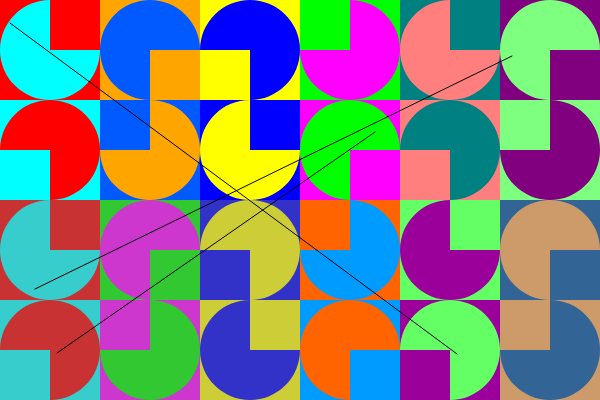
Frame 1 (no input)
Frame 60 (no input): identical to frame 1, image omitted
Frame 120 (the mouse pressed at the canvas centre since frame 60): identical to frame 1, image omitted

The p5.js sketch that drew this single still picture (run headless with seeded random() and noise() and a simulated clock; from frame 60 on, the mouse is pressed at the canvas centre):

// p5.js sketch
// ── sketch.js
function setup() {

  createCanvas(600, 400);

}



function draw() {

  background(220);

  noStroke();

  fill(255, 0, 0); square(0, 0, 100);

  fill(0, 255, 255); arc(50, 50, 100, 100, 0, PI + HALF_PI, PIE);

  fill(255, 165, 0); square(100, 0, 100);

  fill(0, 90, 255); arc(150, 50, 100, 100, HALF_PI, TWO_PI, PIE);

  fill(255, 255, 0); square(200, 0, 100);

  fill(0, 0, 255); arc(250, 50, 100, 100, PI, HALF_PI, PIE);

  fill(0, 255, 0); square(300, 0, 100);

  fill(255, 0, 255); arc(350, 50, 100, 100, PI + HALF_PI, PI, PIE);

  fill(0, 128, 128); square(400, 0, 100);

  fill(255, 127, 127); arc(450, 50, 100, 100, 0, PI + HALF_PI, PIE);

  fill(128, 0, 128); square(500, 0, 100);

  fill(127, 255, 127); arc(550, 50, 100, 100, HALF_PI, TWO_PI, PIE);

  fill(0, 255, 255); square(0, 100, 100);

  fill(255, 0, 0); arc(50, 150, 100, 100, PI, HALF_PI, PIE);

  fill(0, 90, 255); square(100, 100, 100);

  fill(255, 165, 0); arc(150, 150, 100, 100, PI + HALF_PI, PI, PIE);

  fill(0, 0, 255); square(200, 100, 100);

  fill(255, 255, 0); arc(250, 150, 100, 100, 0, PI + HALF_PI, PIE);

  fill(255, 0, 255); square(300, 100, 100);

  fill(0, 255, 0); arc(350, 150, 100, 100, HALF_PI, TWO_PI, PIE);

  fill(255, 127, 127); square(400, 100, 100);

  fill(0, 128, 128); arc(450, 150, 100, 100, PI, HALF_PI, PIE);

  fill(127, 255, 127); square(500, 100, 100);

  fill(128, 0, 128); arc(550, 150, 100, 100, PI + HALF_PI, PI, PIE);

  fill(200, 50, 50); square(0, 200, 100);

  fill(55, 205, 205); arc(50, 250, 100, 100, 0, PI + HALF_PI, PIE);

  fill(50, 200, 50); square(100, 200, 100);

  fill(205, 55, 205); arc(150, 250, 100, 100, HALF_PI, TWO_PI, PIE);

  fill(50, 50, 200); square(200, 200, 100);

  fill(205, 205, 55); arc(250, 250, 100, 100, PI, HALF_PI, PIE);

  fill(255, 100, 0); square(300, 200, 100);

  fill(0, 155, 255); arc(350, 250, 100, 100, PI + HALF_PI, PI, PIE);

  fill(100, 255, 100); square(400, 200, 100);

  fill(155, 0, 155); arc(450, 250, 100, 100, 0, PI + HALF_PI, PIE);

  fill(50, 100, 150); square(500, 200, 100);

  fill(205, 155, 105); arc(550, 250, 100, 100, HALF_PI, TWO_PI, PIE);

  fill(55, 205, 205); square(0, 300, 100);

  fill(200, 50, 50); arc(50, 350, 100, 100, PI, HALF_PI, PIE);

  fill(205, 55, 205); square(100, 300, 100);

  fill(50, 200, 50); arc(150, 350, 100, 100, PI + HALF_PI, PI, PIE);

  fill(205, 205, 55); square(200, 300, 100);

  fill(50, 50, 200); arc(250, 350, 100, 100, 0, PI + HALF_PI, PIE);

  fill(0, 155, 255); square(300, 300, 100);

  fill(255, 100, 0); arc(350, 350, 100, 100, HALF_PI, TWO_PI, PIE);

  fill(155, 0, 155); square(400, 300, 100);

  fill(100, 255, 100); arc(450, 350, 100, 100, PI, HALF_PI, PIE);

  fill(205, 155, 105); square(500, 300, 100);

  fill(50, 100, 150); arc(550, 350, 100, 100, PI + HALF_PI, PI, PIE);

  

  stroke(0);

  line(10, 23 , 457, 354);

  line(57, 353 , 375, 132);

  line(35, 289 , 512, 56);

}
